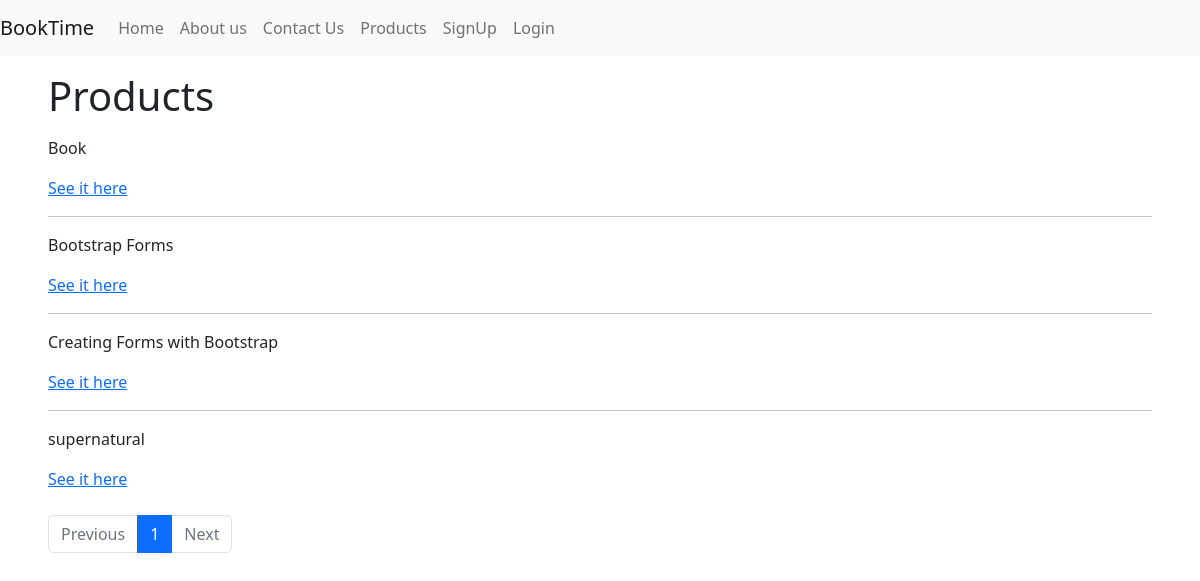
Before: /products/all/ with the older database file.
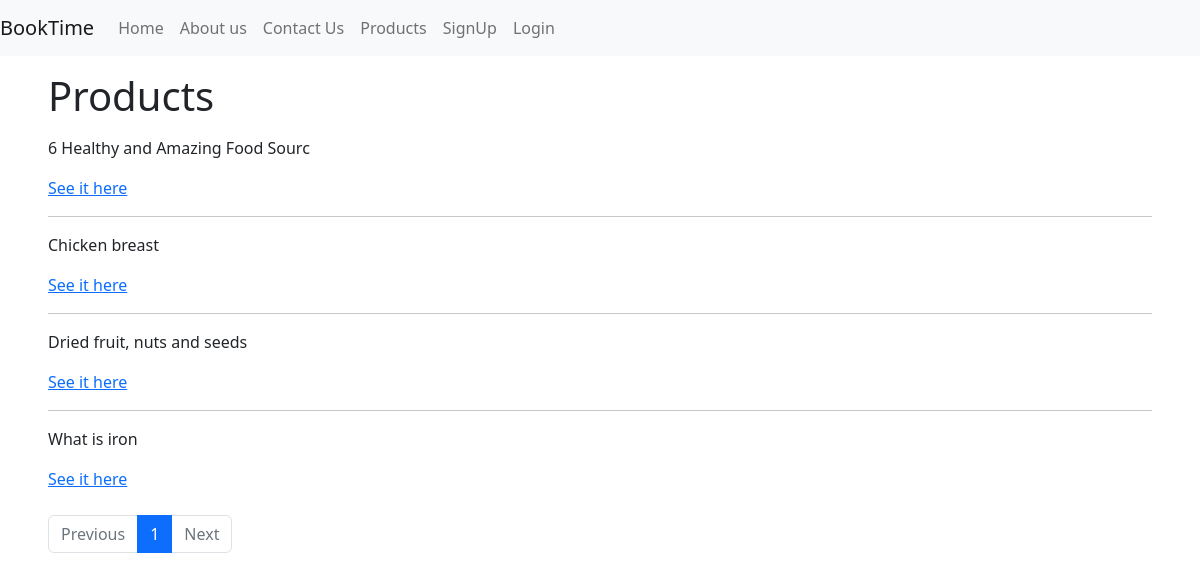
After: the same page with the newer database file.
### main/models.py (models this page shows, shortened)
class Product(models.Model):
    name = models.CharField(max_length=32)
    description = models.TextField(blank=True)
    price = models.DecimalField(max_digits=6, decimal_places=2)
    slug = models.SlugField(max_length=48)
    active = models.BooleanField(default=True)
    in_stock = models.BooleanField(default=True)
    date_updated = models.DateTimeField(auto_now=True)
    tags = models.ManyToManyField('ProductTag', blank=True)
    objects = ActiveManager()

### main/views.py (the view)
# urls.py: path('products/<slug:tag>/', ProductListView.as_view(), name='products'),
class ProductListView(ListView):
    template_name = 'main/products_list.html'
    paginate_by = 4
    def get_queryset(self):
        tag = self.kwargs['tag']
        self.tag = None
        if tag != 'all':
            self.tag = get_object_or_404(models.ProductTag, slug=tag)
        if self.tag:
            products = models.Product.objects.active().filter(tags=self.tag)
        else:
            products = models.Product.objects.active()
        return products.order_by('name')

### main/models.py (called while the page is built)
    def active(self):
        return self.filter(active=True)

### main/templates/main/products_list.html
{% extends "../base.html" %}
{% block content %}
  <h1 class="my-3">Products</h1>
  {% for product in page_obj %}
    <p>{{ product.name }}</p>
    <p>
      <a href="{% url "product" product.slug %}">See it here</a>
    </p>
    {% if not forloop.last %}
      <hr>
    {% endif %}
  {% endfor %}
  <nav class="mt-4">
    <ul class="pagination">
      {% if page_obj.has_previous %}
        <li class="page-item">
          <a
            class="page-link"
            href="?page={{page_obj.previous_page_number}}">Previous</a>
        </li>
      {% else %}
        <li class="page-item disabled">
          <a class="page-link" href="#">Previous</a>
        </li>
      {% endif %}
      {% for pagenum in page_obj.paginator.page_range %}
        <li
          class="page-item{% if page_obj.number == pagenum %} active{% endif %}">
          <a class="page-link" href="?page={{pagenum}}">{{pagenum}}</a>
        </li>
      {% endfor %}
      {% if page_obj.has_next %}
        <li class="page-item">
          <a class="page-link" href="?page={{page_obj.next_page_number}}">Next</a>
        </li>
      {% else %}
        <li class="page-item disabled">
          <a class="page-link" href="#">Next</a>
        </li>
      {% endif %}
    </ul>
  </nav>
{% endblock content %}

### templates/base.html (shortened to what this page needs)
<!DOCTYPE html>
{% load static %}
<html lang="en">
  <head>
    <link rel="stylesheet" href="{% static 'css/bootstrap.min.css' %}" />
  </head>
  <body>
    <nav class="navbar navbar-expand-lg navbar-light bg-light">
      <a class="navbar-brand" href="/">BookTime</a>
      <div class="collapse navbar-collapse" id="navbarSupportedContent">
        <ul class="navbar-nav mr-auto">
          <li class="nav-item {% if request.path == '/' %}active{% endif %}">
            <a class="nav-link" href="{% url 'home' %}">Home</a>
          </li>
          <li
            class="nav-item {% if request.path == '/about/' %} active {% endif %}"
          >
            <a class="nav-link" href="{% url 'about' %}">About us</a>
          </li>
          <li
            class="nav-item {% if request.path == '/contact/' %}active{% endif %}"
          >
            <a class="nav-link" href="{% url 'contact' %}">Contact Us</a>
          </li>
          <li
            class="nav-item {% if request.path == '/products/' %}active{% endif %}"
          >
            <a class="nav-link" href="{% url 'products' 'all' %}">Products</a>
          </li>
          <li
            class="nav-item {% if request.path == '/signup/' %}active{% endif %}"
          >
            <a class="nav-link" href="{% url 'signup' %}">SignUp</a>
          </li>
          <li
            class="nav-item {% if request.path == '/login/' %}active{% endif %}"
          >
            <a class="nav-link" href="{% url 'login' %}">Login</a>
          </li>
        </ul>
      </div>
    </nav>
    <div class="mx-5">{% block content%} {% endblock %}</div>
  </body>
</html>

Changed rows visible on the page:
removed Product: name "Book"
removed Product: name "Bootstrap Forms"
removed Product: name "Creating Forms with Bootstrap"
removed Product: name "supernatural"
added Product: name "6 Healthy and Amazing Food Sourc"
added Product: name "Chicken breast"
added Product: name "Dried fruit, nuts and seeds"
added Product: name "What is iron"
